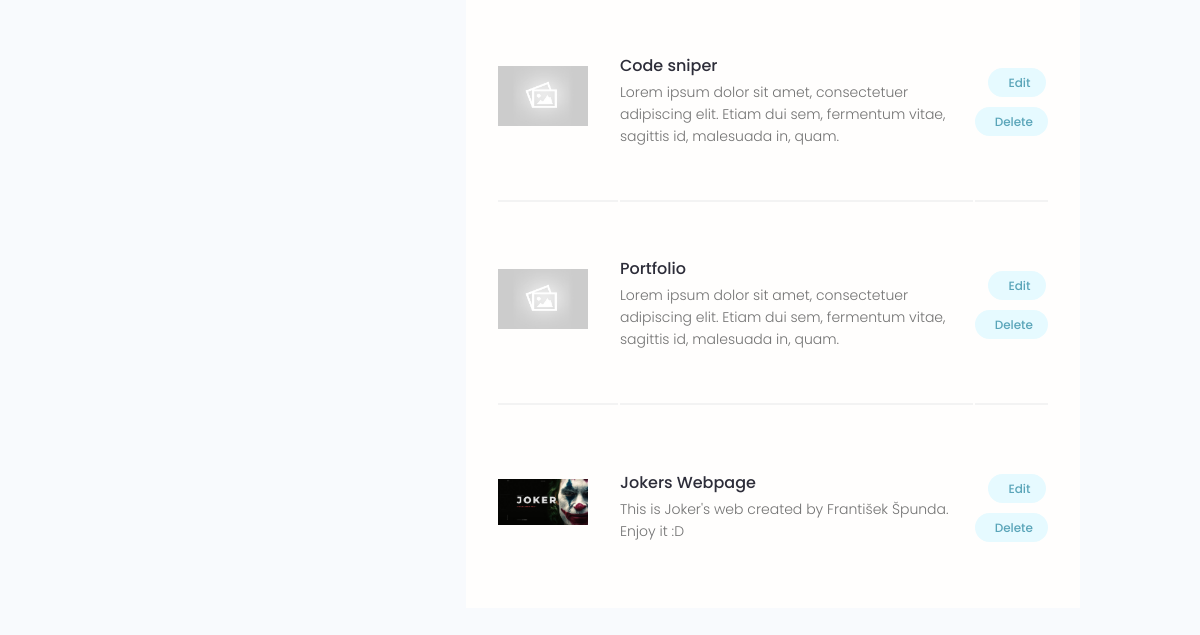
Page /account/ (signed in, lower part) on the earlier database version.
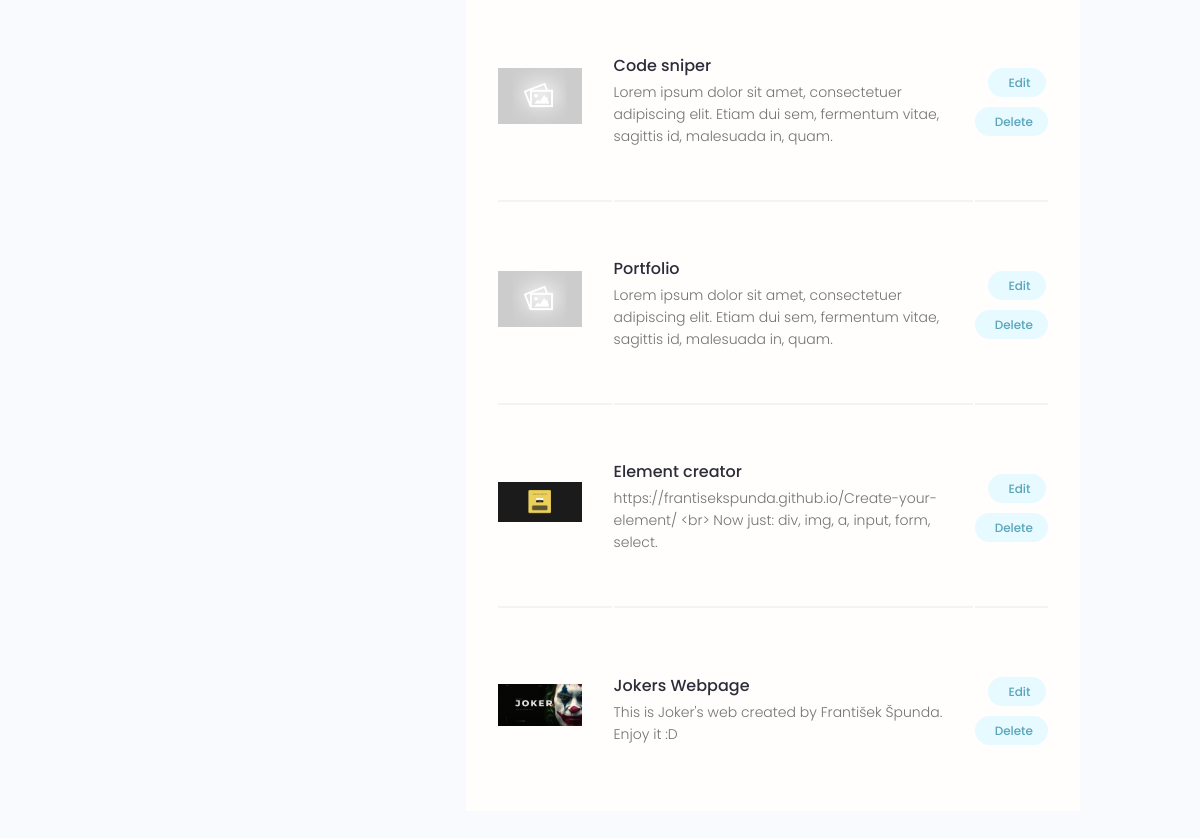
Same page on the later database version.
### projects/models.py (models this page shows, shortened)
class Project(models.Model):
    owner = models.ForeignKey(Profile, null=True, blank=True, on_delete=models.SET_NULL)
    title = models.CharField(max_length=200)
    description = models.TextField(null=True, blank=True)
    featured_image = models.ImageField(null=True, blank=True, default='default.jpg')
    demo_link = models.CharField(max_length=2000, null=True, blank=True)
    source_link = models.CharField(max_length=2000, null=True, blank=True)
    tags = models.ManyToManyField('Tag', blank=True)
    vote_total = models.IntegerField(default=0, null=True, blank=True)
    vote_ratio = models.IntegerField(default=0, null=True, blank=True)
    created = models.DateTimeField(auto_now_add=True)
    id = models.UUIDField(default=uuid.uuid4, unique=True, primary_key=True, editable=False)
    class Meta:
        ordering = ['-vote_ratio', '-vote_total', 'title']

### users/views.py (the view)
# urls.py: path('account/', views.userAccount, name='account'),
@login_required(login_url='login')
def userAccount(request):
    profile = request.user.profile
    skills = profile.skill_set.all()
    projects = profile.project_set.all()
    context = {'profile': profile, 'skills': skills, 'projects': projects}
    return render(request, 'users/account.html', context)

### users/templates/users/account.html (shortened to what this page needs)
{% extends 'main.html' %}
{% block content %}
<main class="settingsPage profile my-md">
    <div class="container">
        <div class="layout">
        <div class="column column--1of3">
        </div>
        <div class="column column--2of3">
            <table class="settings__table">
            {% for project in projects %}
            <tr>
                <td class="settings__thumbnail">
                <a href="{% url 'project' project.id %}"><img src="{{ project.featured_image.url }}" alt="Project Thumbnail" /></a>
                </td>
                <td class="settings__tableInfo">
                <a href="{% url 'project' project.id %}">{{ project.title }}</a>
                <p>{{ project.description|slice:'150' }}</p>
                </td>
                <td class="settings__tableActions">
                <a class="tag tag--pill tag--main settings__btn" href="{% url 'update-project' project.id %}"> Edit</a>
                <a class="tag tag--pill tag--main settings__btn" href="{% url 'delete-project' project.id %}?next=/account"> Delete</a>
                </td>
            </tr>
            {% endfor %}
            </table>
        </div>
        </div>
    </div>
</main>
{% endblock content %}

Differences in the rows shown:
added Project: featured_image (picture), title "Element creator", description "https://frantisekspunda.github.io/Create-your-element/ <br> Now just: div, img, a, input, form, select."
